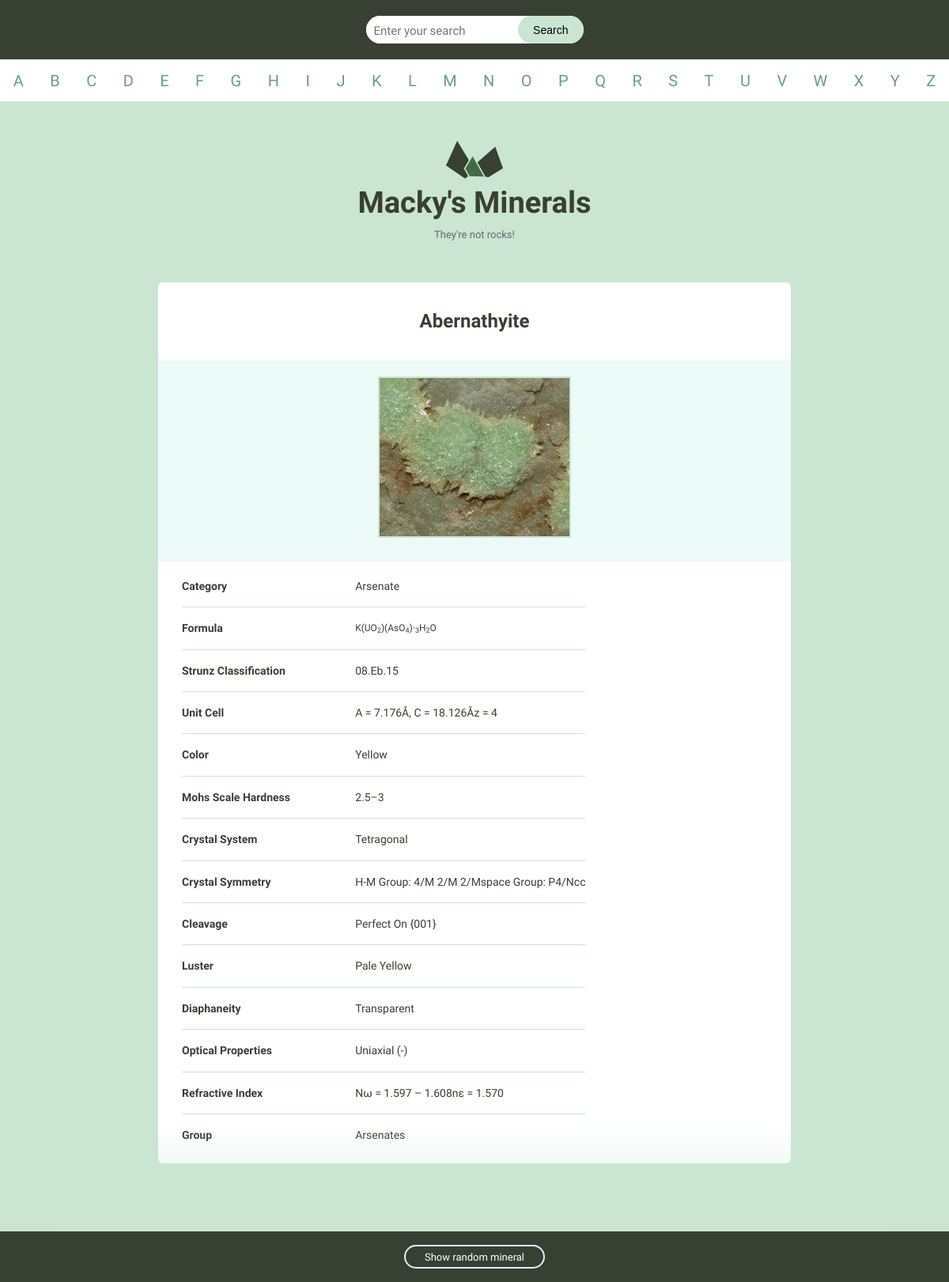
Screenshot of /minerals/abernathyite with the database file from the repository.
### minerals/models.py (models this page shows, shortened)
class Mineral(models.Model):
    name = models.TextField()
    slug = models.TextField()
    image_filename = models.TextField()
    image_caption = models.TextField()
    category = models.TextField()
    formula = models.TextField()
    strunz_classification = models.TextField()
    unit_cell = models.TextField()
    color = models.TextField()
    crystal_habit = models.TextField()
    mohs_scale_hardness = models.TextField()
    crystal_system = models.TextField()
    crystal_symmetry = models.TextField()
    cleavage = models.TextField()
    luster = models.TextField()
    streak = models.TextField()
    diaphaneity = models.TextField()
    optical_properties = models.TextField()
    refractive_index = models.TextField()
    specific_gravity = models.TextField()
    group = models.TextField()
    created_at = models.DateTimeField(auto_now_add=True)
    def __init__(self, *args, **kwargs):
        if 'slug' not in kwargs:
            kwargs['slug'] = slugify(kwargs.get('name', ''))
        super().__init__(*args, **kwargs)

### minerals/views.py (the view)
# urls.py: path('<slug:slug>', views.detail, name='detail'),
def detail(request, slug):
    mineral = Mineral.objects.get(slug=slug)
    return render(request, 'minerals/detail.html', {'mineral': mineral})

### minerals/templates/minerals/detail.html (shortened to what this page needs)
{%extends 'layout.html'%}
{% load static %}
{%block content%}
<h1 class="mineral__name">{{ mineral.name|title }}</h1>
<div class="mineral__image-bg">
    <img class="mineral__image" alt="{{ mineral.caption }}" src="/static/images/{{ mineral.image_filename }}">
    <p class="mineral__caption">{{ mineral.caption }}</p>
</div>
<div class="mineral__table-container">
    <table class="mineral__table">
        <tr>
            <td class="mineral__category">Category</td>
            <td>{{ mineral.category|title }}</td>
        </tr>
        {% if mineral.formula %}
        <tr>
            <td class="mineral__category">Formula</td>
            <td class="mineral__formula">{{ mineral.formula|safe }}</td>
        </tr>
        {% endif %}
        {% if mineral.strunz_classification %}
        <tr>
            <td class="mineral__category">Strunz Classification</td>
            <td>{{mineral.strunz_classification|title}}</td>
        </tr>
        {% endif %}
        {% if mineral.unit_cell %}
        <tr>
            <td class="mineral__category">Unit Cell</td>
            <td>{{mineral.unit_cell|title}}</td>
        </tr>
        {% endif %}
        {% if mineral.color %}
        <tr>
            <td class="mineral__category">Color</td>
            <td>{{mineral.color|title}}</td>
        </tr>
        {% endif %}
        {% if mineral.mohs_scale_hardness %}
        <tr>
            <td class="mineral__category">Mohs Scale Hardness</td>
            <td>{{mineral.mohs_scale_hardness|title}}</td>
        </tr>
        {% endif %}
        {% if mineral.crystal_system %}
        <tr>
            <td class="mineral__category">Crystal System</td>
            <td>{{mineral.crystal_system|title}}</td>
        </tr>
        {% endif %}
        {% if mineral.crystal_symmetry %}
        <tr>
            <td class="mineral__category">Crystal Symmetry</td>
            <td>{{mineral.crystal_symmetry|title}}</td>
        </tr>
        {% endif %}
        {% if mineral.cleavage %}
        <tr>
            <td class="mineral__category">Cleavage</td>
            <td>{{mineral.cleavage|title}}</td>
        </tr>
        {% endif %}
        {% if mineral.luster %}
        <tr>
            <td class="mineral__category">Luster</td>
            <td>{{mineral.luster|title}}</td>
        </tr>
        {% endif %}
        {% if mineral.diaphaneity %}
        <tr>
            <td class="mineral__category">Diaphaneity</td>
            <td>{{mineral.diaphaneity|title}}</td>
        </tr>
        {% endif %}
        {% if mineral.optical_properties %}
        <tr>
            <td class="mineral__category">Optical Properties</td>
            <td>{{mineral.optical_properties|title}}</td>
        </tr>
        {% endif %}
        {% if mineral.refractive_index %}
        <tr>
            <td class="mineral__category">Refractive Index</td>
            <td>{{mineral.refractive_index|title}}</td>
        </tr>
        {% endif %}
        {% if mineral.group %}
        <tr>
            <td class="mineral__category">Group</td>
            <td>{{mineral.group|title}}</td>
        </tr>
        {% endif %}
    </table>
</div>
{%endblock%}

### assets/css/global.css (style rules this page uses)
html { font-family: sans-serif; -ms-text-size-adjust: 100%; -webkit-text-size-adjust: 100%; }
body { margin: 0; }
h1 { font-size: 2em; margin: 0.67em 0; }
sub { font-size: 75%; line-height: 0; position: relative; vertical-align: baseline; bottom: -0.25em; }
img { border: 0; }
table { border-collapse: collapse; border-spacing: 0; }
td, th { padding: 0; }
html { font-size: 62.5%; }
body { background-color: #CAE5D2; font-size: 1.5em; line-height: 1.6; font-weight: 400; font-family: "Cousine"; color: #666; }
h1, h2, h3, h4, h5, h6 { margin-top: 0; margin-bottom: 2rem; font-weight: bold; font-family: "Work Sans", sans-serif; color: #384033; }
h1 { font-size: 3.8rem; }
@media (min-width: 550px) { h1 { font-size: 3.8rem; } }
p { margin-top: 0; font-size: 1.6rem; }
th, td { padding: 15px; text-align: left; border-bottom: 1px solid #e1e1e1; }
th:first-child, td:first-child { padding-left: 0; }
th:last-child, td:last-child { padding-right: 0; }
table, p, ul { margin-bottom: 2.5rem; }
.mineral__name { display: block; width: 100%; margin: 0; font-size: 24px; padding: 30px 0 30px 0; }
.mineral__image { display: block; margin: 0 auto; border: solid 2px #CAE5D2; }
.mineral__image-bg { background-color: #ecfaf8; padding: 20px 0; }
.mineral__caption { font-size: 12px; font-style: italic; padding: 10px 0 0 0; margin: 0; }
.mineral__table { font-size: 14px; color: #384033; }
.mineral__table td { border-color: #CAE5D2; }
.mineral__table tr:last-of-type td { border-bottom: none; padding-bottom: 0; }
.mineral__table-container { padding: 5px 30px 0; }
.mineral__category { font-weight: bold; width: 40%; }
.mineral__formula { font-size: 12px; }

### rows the page displays
Mineral: name "Abernathyite", image_filename (picture), category "Arsenate", formula "K(UO 2 )(AsO 4 )· 3 H 2 O", strunz_classification "08.Eb.15", unit_cell "A = 7.176Å, C = 18.126Åz = 4", color "Yellow", mohs_scale_hardness "2.5–3", crystal_system "Tetragonal", crystal_symmetry "H-M Group: 4/M 2/M 2/Mspace Group: P4/Ncc", cleavage "Perfect On {001}", luster "Pale Yellow", diaphaneity "Transparent", optical_properties "Uniaxial (-)", refractive_index "Nω = 1.597 – 1.608nε = 1.570", group "Arsenates"

### other values shown
{{ letter|upper }} "A" "B" "C" "D" "E" "F" "G" "H" "I" "J" "K" "L" "M" "N" "O" "P" "Q" "R" "S" "T" "U" "V" "W" "X" "Y" "Z"
